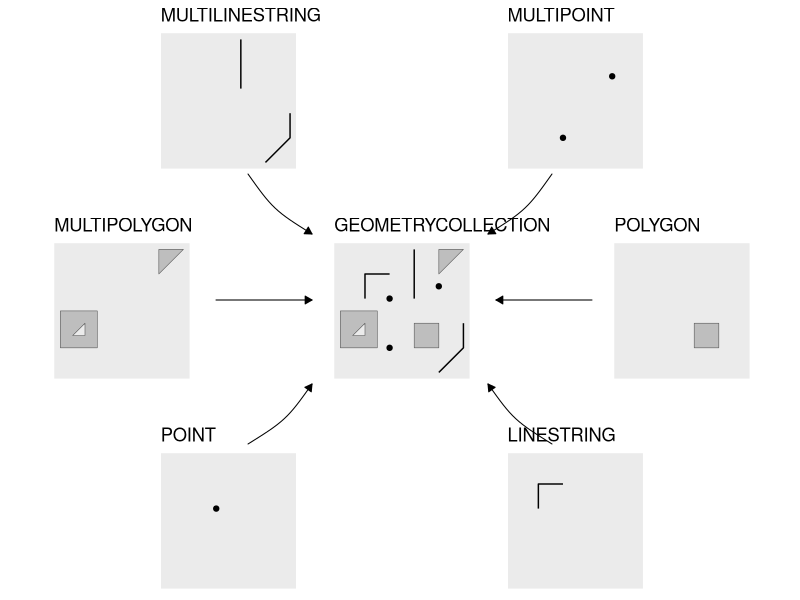

The R script that drew this image:
library(sf)
library(ggplot2)
library(lattice)
library(grid)
library(gridExtra)

## sfc objects creation ---------
point_sfc = st_sfc(st_point(c(1, 1)), crs = 4326)
linestring_sfc = st_sfc(st_linestring(rbind(c(0.8, 1), c(0.8, 1.2), c(1, 1.2))), crs = 4326)
polygon_sfc = st_sfc(st_polygon(list(rbind(c(1.2, 0.6), c(1.4, 0.6), c(1.4, 0.8), c(1.2, 0.8), c(1.2, 0.6)))), crs = 4326)
multipoint_sfc = st_sfc(st_multipoint(rbind(c(1, 0.6), c(1.4, 1.1))), crs = 4326)
multilinestring_sfc = st_sfc(st_multilinestring(list(rbind(c(1.2, 1), c(1.2, 1.4)),
                                                     rbind(c(1.4, 0.4), c(1.6, 0.6), c(1.6, 0.8)))), crs = 4326)
multipolygon_sfc = st_sfc(st_multipolygon(list(list(rbind(c(1.4, 1.2), c(1.6, 1.4), c(1.4, 1.4), c(1.4, 1.2))),
                                               st_polygon(list(rbind(c(0.6, 0.6), c(0.9, 0.6), c(0.9, 0.9), c(0.6, 0.9), c(0.6, 0.6)),
                                                    rbind(c(0.7, 0.7), c(0.8, 0.8), c(0.8, 0.7), c(0.7, 0.7)))))), 
                          crs = 4326)

## sf objects creation ---------
point_sf = st_sf(geometry = point_sfc)
linestring_sf = st_sf(geometry = linestring_sfc)
polygon_sf = st_sf(geometry = polygon_sfc)
multipoint_sf = st_sf(geometry = multipoint_sfc)
multilinestring_sf = st_sf(geometry = multilinestring_sfc)
multipolygon_sf = st_sf(geometry = multipolygon_sfc)
geometrycollection_sf = st_cast(c(point_sfc,
                                   linestring_sfc,
                                   polygon_sfc,
                                   multipoint_sfc,
                                   multilinestring_sfc,
                                   multipolygon_sfc), "GEOMETRYCOLLECTION")

## single plots ----------
p_point_sf = ggplot() + 
  geom_sf(data = point_sf) +
  labs(title = "POINT") + 
  coord_sf(xlim = c(0.6, 1.6), ylim = c(0.4, 1.4)) + 
  theme(line = element_blank(),
        axis.text=element_blank(),
        axis.title=element_blank())

p_linestring_sf = ggplot() +
  geom_sf(data = linestring_sf) + 
  labs(title = "LINESTRING") + 
  coord_sf(xlim = c(0.6, 1.6), ylim = c(0.4, 1.4)) + 
  theme(line = element_blank(),
        axis.text=element_blank(),
        axis.title=element_blank())

p_polygon_sf = ggplot() +
  geom_sf(data = polygon_sf, fill = "grey") + 
  labs(title = "POLYGON")  + 
  coord_sf(xlim = c(0.6, 1.6), ylim = c(0.4, 1.4)) + 
  theme(line = element_blank(),
        axis.text=element_blank(),
        axis.title=element_blank())

p_multipoint_sf = ggplot() + 
  geom_sf(data = multipoint_sf) +
  labs(title = "MULTIPOINT") + 
  coord_sf(xlim = c(0.6, 1.6), ylim = c(0.4, 1.4)) + 
  theme(line = element_blank(),
        axis.text=element_blank(),
        axis.title=element_blank())

p_multilinestring_sf = ggplot() +
  geom_sf(data = multilinestring_sf) +
  labs(title = "MULTILINESTRING") + 
  coord_sf(xlim = c(0.6, 1.6), ylim = c(0.4, 1.4)) + 
  theme(line = element_blank(),
        axis.text=element_blank(),
        axis.title=element_blank())

p_multipolygon_sf = ggplot() + 
  geom_sf(data = multipolygon_sf, fill = "grey") +
  labs(title = "MULTIPOLYGON")  + 
  coord_sf(xlim = c(0.6, 1.6), ylim = c(0.4, 1.4)) + 
  theme(line = element_blank(),
        axis.text=element_blank(),
        axis.title=element_blank())

p_geometrycollection_sf = ggplot() +
  geom_sf(data = point_sf) +
  geom_sf(data = linestring_sf) +
  geom_sf(data = polygon_sf, fill = "grey") +
  geom_sf(data = multipoint_sf) +
  geom_sf(data = multilinestring_sf) +
  geom_sf(data = multipolygon_sf, fill = "grey") +
  labs(title = "GEOMETRYCOLLECTION")  + 
  coord_sf(xlim = c(0.6, 1.6), ylim = c(0.4, 1.4)) + 
  theme(line = element_blank(),
        axis.text=element_blank(),
        axis.title=element_blank())

## combine plot ------------
# Empty grob for spacing
b = nullGrob() # per @baptiste's comment, use nullGrob() instead of rectGrob()

# grid.bezier with a few hard-coded settings
mygb = function(x,y) {
  grid.bezier(x=x, y=y, gp=gpar(fill="black"), 
              arrow=arrow(type="closed", length=unit(2,"mm")))
}

r1 = arrangeGrob(b, p_multilinestring_sf, b, p_multipoint_sf, b, layout_matrix = rbind(c(1, 2, 3, 4, 5)), widths = c(13.3, 30, 13.3, 30, 13.3))
r2 = arrangeGrob(b)
r3 = arrangeGrob(p_multipolygon_sf, b, p_geometrycollection_sf, b, p_polygon_sf, layout_matrix = rbind(c(1, 2, 3, 4, 5)), widths = c(30, 5, 30, 5, 30))
r4 = arrangeGrob(b)
r5 = arrangeGrob(b, p_point_sf, b, p_linestring_sf, b, layout_matrix = rbind(c(1, 2, 3, 4, 5)), widths = c(13.3, 30, 13.3, 30, 13.3))

grid.arrange(r1, r2, r3, r4, r5, ncol = 1, heights = c(30, 5, 30, 5, 30))

# topleft arrow
vp = viewport(x = 0.35, y = 0.66, width = 0.08, height=0.1)
pushViewport(vp)

# grid.rect(gp=gpar(fill="black", alpha=0.1)) # Use this to see where your viewport is located on the full graph layout

mygb(x=c(0, 0.4, 0.4, 1), y=c(1, 0.4, 0.4, 0))

# left arrow
popViewport()
vp = viewport(x = 0.33, y = 0.5, width = 0.12, height=0.1)
pushViewport(vp)

mygb(x=c(0, 0.33, 0.66, 1), y=c(0.5, 0.5, 0.5, 0.5))

# bottom left arrow
popViewport()
vp = viewport(x = 0.35, y = 0.31, width = 0.08, height=0.1)
pushViewport(vp)

mygb(x=c(0, 0.6, 0.6, 1), y=c(0, 0.4, 0.4, 1))


# bottom right arrow
popViewport()
vp = viewport(x = 0.65, y = 0.31, width = 0.08, height=0.1)
pushViewport(vp)

mygb(x=c(1, 0.4, 0.4, 0), y=c(0, 0.4, 0.4, 1))

# right arrow 
popViewport()
vp = viewport(x = 0.68, y = 0.5, width = 0.12, height=0.1)
pushViewport(vp)

mygb(x=c(1, 0.66, 0.33, 0), y=c(0.5, 0.5, 0.5, 0.5))

# top right arrow
popViewport()
vp = viewport(x = 0.65, y = 0.66, width = 0.08, height=0.1)
pushViewport(vp)

mygb(x=c(1, 0.6, 0.6, 0), y=c(1, 0.4, 0.4, 0))
